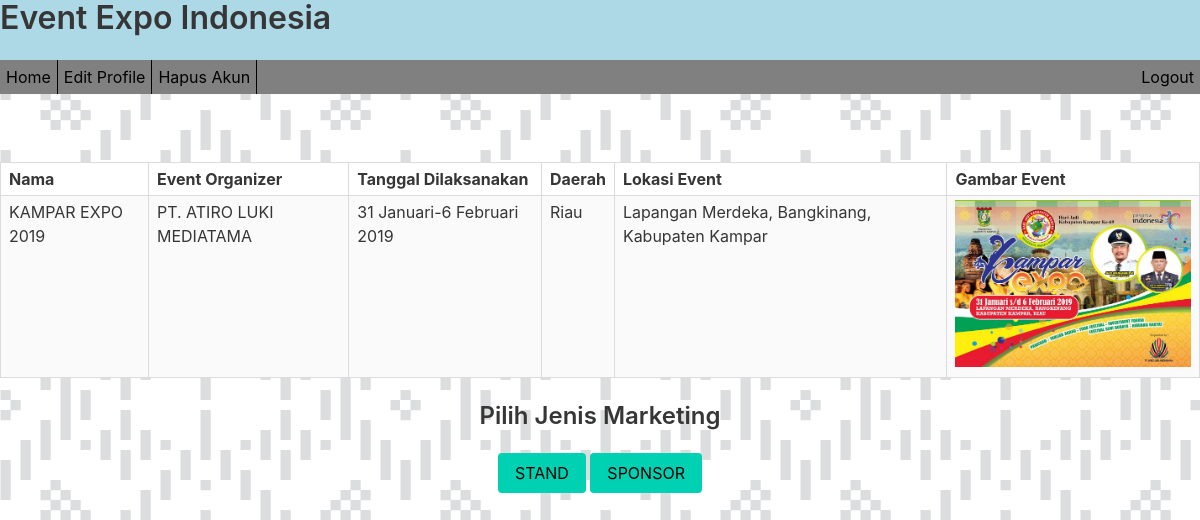
The page /detail.php?nama=KAMPAR EXPO 2019 (signed in) on the database its author committed.
### tables this page shows
CREATE TABLE `event` (
  `nama_event` varchar(200) NOT NULL,
  `nama_eo` varchar(200) NOT NULL,
  `periode_event` varchar(100) NOT NULL,
  `daerah_event` varchar(200) NOT NULL,
  `lokasi_event` varchar(100) NOT NULL,
  `gambar_event` varchar(100) NOT NULL,
  `sponsor_event` varchar(100) NOT NULL,
  `konsep_event` varchar(100) NOT NULL,
  `stand_event` varchar(100) NOT NULL,
  `layout_event` varchar(100) NOT NULL,
  `proposal_event` varchar(1000) NOT NULL
);

### functions.php (called while the page is built, shortened)
<?php
$db = mysqli_connect("localhost","root","","tugaslea");
function query($query)
{
	global $db;
	$result = mysqli_query ($db , $query);
	$rows = [];
	while ($row = mysqli_fetch_assoc($result))
	{
		$rows[] = $row;
	}
	return $rows;
}
 ?>

### detail.php (the view, shortened to what this page needs)
<?php
require 'functions.php';
$nama = $_GET["nama"];
$detail = query("SELECT * FROM event WHERE nama_event = '$nama'")[0];
?>
<!DOCTYPE html>
<html>
<head>
	<link rel="stylesheet" href="https://cdnjs.cloudflare.com/ajax/libs/bulma/0.7.2/css/bulma.min.css">
</head>
<body>
<div class="header">
	<h1 class="title is-3">Event Expo Indonesia</h1>
	<ul>
		<li><a href="indexuser.php" class="active">Home</a></li>
		<li><a href="mengubahuser.php">Edit Profile</a></li>
		<li><a href="menghapususer.php">Hapus Akun</a></li>
		<li class="logout"><a href="logout.php">Logout</a></li>
	</ul>
</div>
<br><br>
<table border="1" cellspacing="0" cellpadding="10" class="table is-bordered is-striped is-narrow is-hoverable is-fullwidth">
	<tr>
		<th>Nama</th>
		<th>Event Organizer</th>
		<th>Tanggal Dilaksanakan</th>
		<th>Daerah</th>
		<th>Lokasi Event</th>
		<th>Gambar Event</th>
	</tr>
	<tr>
		<td><?php echo $detail["nama_event"]; ?></td>
		<td><?php echo $detail["nama_eo"]; ?></td>
		<td><?php echo $detail["periode_event"]; ?></td>
		<td><?php echo $detail["daerah_event"]; ?></td>
		<td><?php echo $detail["lokasi_event"]; ?></td>
		<td><img src="img/<?php echo $detail["gambar_event"] ?>" width="300"></td>
	</tr>
</table>
<div class="pilihmarketing">
<center>
<form action="" method="post">
	<label><h4 class="title is-4">Pilih Jenis Marketing</h4></label><br>
	<button name="stand" class="button is-primary"><a href="standuser.php?nama=<?php echo $detail["nama_event"]; ?>">STAND</a></button>
	<button name="sponsor" class="button is-primary"><a href="sponsoruser.php?nama=<?php echo $detail["nama_event"]; ?>">SPONSOR</a></button>
</form>
</center>
</div>
<br><br><br><br><br><br><br><br><br><br><br><br><br><br><br>
</body>
</html>

### detail.php (style rules this page uses)
body { background-image: url(bahan/folk-pattern.png); }
.logout { float: right; }
.header { padding-bottom: 0; margin-bottom: 20px; background-color: lightblue; }
ul { list-style-type: none; margin: 0; padding: 0; overflow: hidden; background-color: grey; }
li { float: left; border-right:1px solid black; }
li a { display: block; color: black; text-align: center; padding: 5px 6px; text-decoration: none; }
.active { bacground-color: #4caf50; }
li.logout { float: right; border-style: none; }
.pilihmarketing a { color: black; }
table td { text-align: center; }

### rows shown on the page
event: nama_event "KAMPAR EXPO 2019", nama_eo "PT. ATIRO LUKI MEDIATAMA", periode_event "31 Januari-6 Februari 2019", daerah_event "Riau", lokasi_event "Lapangan Merdeka, Bangkinang, Kabupaten Kampar", gambar_event (picture)
